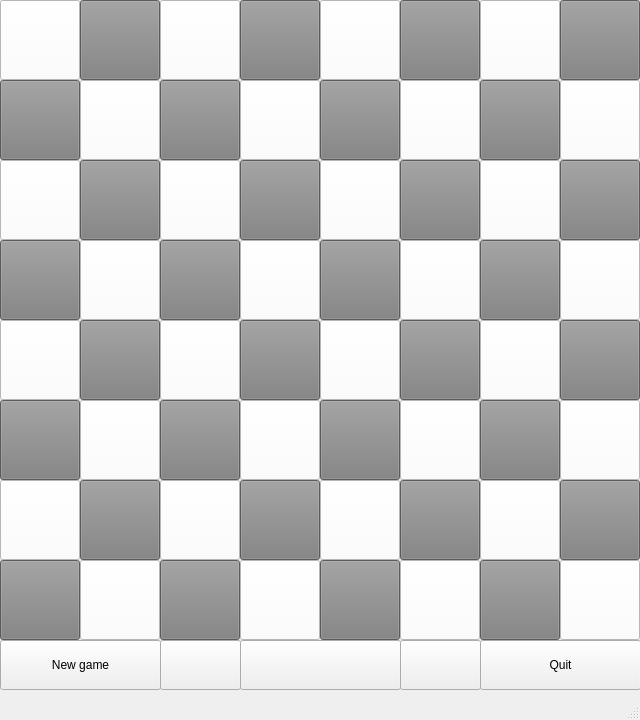
<?xml version="1.0" encoding="UTF-8"?>
<ui version="4.0">
 <class>MainWindow</class>
 <widget class="QMainWindow" name="MainWindow">
  <property name="geometry">
   <rect>
    <x>0</x>
    <y>0</y>
    <width>640</width>
    <height>720</height>
   </rect>
  </property>
  <property name="sizePolicy">
   <sizepolicy hsizetype="Fixed" vsizetype="Fixed">
    <horstretch>0</horstretch>
    <verstretch>0</verstretch>
   </sizepolicy>
  </property>
  <property name="minimumSize">
   <size>
    <width>640</width>
    <height>720</height>
   </size>
  </property>
  <property name="windowTitle">
   <string>MainWindow</string>
  </property>
  <widget class="QWidget" name="centralwidget">
   <widget class="QPushButton" name="Field_71">
    <property name="geometry">
     <rect>
      <x>80</x>
      <y>560</y>
      <width>80</width>
      <height>80</height>
     </rect>
    </property>
    <property name="styleSheet">
     <string notr="true">QPushButton {
 background-color: #FFFFFF;
}</string>
    </property>
    <property name="text">
     <string/>
    </property>
    <property name="iconSize">
     <size>
      <width>64</width>
      <height>64</height>
     </size>
    </property>
   </widget>
   <widget class="QPushButton" name="Field_70">
    <property name="geometry">
     <rect>
      <x>0</x>
      <y>560</y>
      <width>80</width>
      <height>80</height>
     </rect>
    </property>
    <property name="styleSheet">
     <string notr="true">QPushButton {
 background-color: #808080;
}
</string>
    </property>
    <property name="text">
     <string/>
    </property>
    <property name="iconSize">
     <size>
      <width>64</width>
      <height>64</height>
     </size>
    </property>
   </widget>
   <widget class="QPushButton" name="Field_72">
    <property name="geometry">
     <rect>
      <x>160</x>
      <y>560</y>
      <width>80</width>
      <height>80</height>
     </rect>
    </property>
    <property name="styleSheet">
     <string notr="true">QPushButton {
 background-color: #808080;
}
</string>
    </property>
    <property name="text">
     <string/>
    </property>
    <property name="iconSize">
     <size>
      <width>64</width>
      <height>64</height>
     </size>
    </property>
   </widget>
   <widget class="QPushButton" name="Field_73">
    <property name="geometry">
     <rect>
      <x>240</x>
      <y>560</y>
      <width>80</width>
      <height>80</height>
     </rect>
    </property>
    <property name="styleSheet">
     <string notr="true">QPushButton {
 background-color: #FFFFFF;
}</string>
    </property>
    <property name="text">
     <string/>
    </property>
    <property name="iconSize">
     <size>
      <width>64</width>
      <height>64</height>
     </size>
    </property>
   </widget>
   <widget class="QPushButton" name="Field_76">
    <property name="geometry">
     <rect>
      <x>480</x>
      <y>560</y>
      <width>80</width>
      <height>80</height>
     </rect>
    </property>
    <property name="styleSheet">
     <string notr="true">QPushButton {
 background-color: #808080;
}
</string>
    </property>
    <property name="text">
     <string/>
    </property>
    <property name="iconSize">
     <size>
      <width>64</width>
      <height>64</height>
     </size>
    </property>
   </widget>
   <widget class="QPushButton" name="Field_75">
    <property name="geometry">
     <rect>
      <x>400</x>
      <y>560</y>
      <width>80</width>
      <height>80</height>
     </rect>
    </property>
    <property name="styleSheet">
     <string notr="true">QPushButton {
 background-color: #FFFFFF;
}</string>
    </property>
    <property name="text">
     <string/>
    </property>
    <property name="iconSize">
     <size>
      <width>64</width>
      <height>64</height>
     </size>
    </property>
   </widget>
   <widget class="QPushButton" name="Field_77">
    <property name="geometry">
     <rect>
      <x>560</x>
      <y>560</y>
      <width>80</width>
      <height>80</height>
     </rect>
    </property>
    <property name="styleSheet">
     <string notr="true">QPushButton {
 background-color: #FFFFFF;
}</string>
    </property>
    <property name="text">
     <string/>
    </property>
    <property name="iconSize">
     <size>
      <width>64</width>
      <height>64</height>
     </size>
    </property>
   </widget>
   <widget class="QPushButton" name="Field_74">
    <property name="geometry">
     <rect>
      <x>320</x>
      <y>560</y>
      <width>80</width>
      <height>80</height>
     </rect>
    </property>
    <property name="styleSheet">
     <string notr="true">QPushButton {
 background-color: #808080;
}
</string>
    </property>
    <property name="text">
     <string/>
    </property>
    <property name="iconSize">
     <size>
      <width>64</width>
      <height>64</height>
     </size>
    </property>
   </widget>
   <widget class="QPushButton" name="Field_62">
    <property name="geometry">
     <rect>
      <x>160</x>
      <y>480</y>
      <width>80</width>
      <height>80</height>
     </rect>
    </property>
    <property name="styleSheet">
     <string notr="true">QPushButton {
 background-color: #FFFFFF;
}</string>
    </property>
    <property name="text">
     <string/>
    </property>
    <property name="iconSize">
     <size>
      <width>64</width>
      <height>64</height>
     </size>
    </property>
   </widget>
   <widget class="QPushButton" name="Field_65">
    <property name="geometry">
     <rect>
      <x>400</x>
      <y>480</y>
      <width>80</width>
      <height>80</height>
     </rect>
    </property>
    <property name="styleSheet">
     <string notr="true">QPushButton {
 background-color: #808080;
}
</string>
    </property>
    <property name="text">
     <string/>
    </property>
    <property name="iconSize">
     <size>
      <width>64</width>
      <height>64</height>
     </size>
    </property>
   </widget>
   <widget class="QPushButton" name="Field_60">
    <property name="geometry">
     <rect>
      <x>0</x>
      <y>480</y>
      <width>80</width>
      <height>80</height>
     </rect>
    </property>
    <property name="styleSheet">
     <string notr="true">QPushButton {
 background-color: #FFFFFF;
}</string>
    </property>
    <property name="text">
     <string/>
    </property>
    <property name="iconSize">
     <size>
      <width>64</width>
      <height>64</height>
     </size>
    </property>
   </widget>
   <widget class="QPushButton" name="Field_67">
    <property name="geometry">
     <rect>
      <x>560</x>
      <y>480</y>
      <width>80</width>
      <height>80</height>
     </rect>
    </property>
    <property name="styleSheet">
     <string notr="true">QPushButton {
 background-color: #808080;
}
</string>
    </property>
    <property name="text">
     <string/>
    </property>
    <property name="iconSize">
     <size>
      <width>64</width>
      <height>64</height>
     </size>
    </property>
   </widget>
   <widget class="QPushButton" name="Field_63">
    <property name="geometry">
     <rect>
      <x>240</x>
      <y>480</y>
      <width>80</width>
      <height>80</height>
     </rect>
    </property>
    <property name="styleSheet">
     <string notr="true">QPushButton {
 background-color: #808080;
}
</string>
    </property>
    <property name="text">
     <string/>
    </property>
    <property name="iconSize">
     <size>
      <width>64</width>
      <height>64</height>
     </size>
    </property>
   </widget>
   <widget class="QPushButton" name="Field_61">
    <property name="geometry">
     <rect>
      <x>80</x>
      <y>480</y>
      <width>80</width>
      <height>80</height>
     </rect>
    </property>
    <property name="styleSheet">
     <string notr="true">QPushButton {
 background-color: #808080;
}
</string>
    </property>
    <property name="text">
     <string/>
    </property>
    <property name="iconSize">
     <size>
      <width>64</width>
      <height>64</height>
     </size>
    </property>
   </widget>
   <widget class="QPushButton" name="Field_66">
    <property name="geometry">
     <rect>
      <x>480</x>
      <y>480</y>
      <width>80</width>
      <height>80</height>
     </rect>
    </property>
    <property name="styleSheet">
     <string notr="true">QPushButton {
 background-color: #FFFFFF;
}</string>
    </property>
    <property name="text">
     <string/>
    </property>
    <property name="iconSize">
     <size>
      <width>64</width>
      <height>64</height>
     </size>
    </property>
   </widget>
   <widget class="QPushButton" name="Field_64">
    <property name="geometry">
     <rect>
      <x>320</x>
      <y>480</y>
      <width>80</width>
      <height>80</height>
     </rect>
    </property>
    <property name="styleSheet">
     <string notr="true">QPushButton {
 background-color: #FFFFFF;
}</string>
    </property>
    <property name="text">
     <string/>
    </property>
    <property name="iconSize">
     <size>
      <width>64</width>
      <height>64</height>
     </size>
    </property>
   </widget>
   <widget class="QPushButton" name="Field_51">
    <property name="geometry">
     <rect>
      <x>80</x>
      <y>400</y>
      <width>80</width>
      <height>80</height>
     </rect>
    </property>
    <property name="styleSheet">
     <string notr="true">QPushButton {
 background-color: #FFFFFF;
}</string>
    </property>
    <property name="text">
     <string/>
    </property>
    <property name="iconSize">
     <size>
      <width>64</width>
      <height>64</height>
     </size>
    </property>
   </widget>
   <widget class="QPushButton" name="Field_53">
    <property name="geometry">
     <rect>
      <x>240</x>
      <y>400</y>
      <width>80</width>
      <height>80</height>
     </rect>
    </property>
    <property name="styleSheet">
     <string notr="true">QPushButton {
 background-color: #FFFFFF;
}</string>
    </property>
    <property name="text">
     <string/>
    </property>
    <property name="iconSize">
     <size>
      <width>64</width>
      <height>64</height>
     </size>
    </property>
   </widget>
   <widget class="QPushButton" name="Field_50">
    <property name="geometry">
     <rect>
      <x>0</x>
      <y>400</y>
      <width>80</width>
      <height>80</height>
     </rect>
    </property>
    <property name="styleSheet">
     <string notr="true">QPushButton {
 background-color: #808080;
}
</string>
    </property>
    <property name="text">
     <string/>
    </property>
    <property name="iconSize">
     <size>
      <width>64</width>
      <height>64</height>
     </size>
    </property>
   </widget>
   <widget class="QPushButton" name="Field_57">
    <property name="geometry">
     <rect>
      <x>560</x>
      <y>400</y>
      <width>80</width>
      <height>80</height>
     </rect>
    </property>
    <property name="styleSheet">
     <string notr="true">QPushButton {
 background-color: #FFFFFF;
}</string>
    </property>
    <property name="text">
     <string/>
    </property>
    <property name="iconSize">
     <size>
      <width>64</width>
      <height>64</height>
     </size>
    </property>
   </widget>
   <widget class="QPushButton" name="Field_56">
    <property name="geometry">
     <rect>
      <x>480</x>
      <y>400</y>
      <width>80</width>
      <height>80</height>
     </rect>
    </property>
    <property name="styleSheet">
     <string notr="true">QPushButton {
 background-color: #808080;
}
</string>
    </property>
    <property name="text">
     <string/>
    </property>
    <property name="iconSize">
     <size>
      <width>64</width>
      <height>64</height>
     </size>
    </property>
   </widget>
   <widget class="QPushButton" name="Field_55">
    <property name="geometry">
     <rect>
      <x>400</x>
      <y>400</y>
      <width>80</width>
      <height>80</height>
     </rect>
    </property>
    <property name="styleSheet">
     <string notr="true">QPushButton {
 background-color: #FFFFFF;
}</string>
    </property>
    <property name="text">
     <string/>
    </property>
    <property name="iconSize">
     <size>
      <width>64</width>
      <height>64</height>
     </size>
    </property>
   </widget>
   <widget class="QPushButton" name="Field_52">
    <property name="geometry">
     <rect>
      <x>160</x>
      <y>400</y>
      <width>80</width>
      <height>80</height>
     </rect>
    </property>
    <property name="styleSheet">
     <string notr="true">QPushButton {
 background-color: #808080;
}
</string>
    </property>
    <property name="text">
     <string/>
    </property>
    <property name="iconSize">
     <size>
      <width>64</width>
      <height>64</height>
     </size>
    </property>
   </widget>
   <widget class="QPushButton" name="Field_54">
    <property name="geometry">
     <rect>
      <x>320</x>
      <y>400</y>
      <width>80</width>
      <height>80</height>
     </rect>
    </property>
    <property name="styleSheet">
     <string notr="true">QPushButton {
 background-color: #808080;
}
</string>
    </property>
    <property name="text">
     <string/>
    </property>
    <property name="iconSize">
     <size>
      <width>64</width>
      <height>64</height>
     </size>
    </property>
   </widget>
   <widget class="QPushButton" name="Field_41">
    <property name="geometry">
     <rect>
      <x>80</x>
      <y>320</y>
      <width>80</width>
      <height>80</height>
     </rect>
    </property>
    <property name="styleSheet">
     <string notr="true">QPushButton {
 background-color: #808080;
}
</string>
    </property>
    <property name="text">
     <string/>
    </property>
    <property name="iconSize">
     <size>
      <width>64</width>
      <height>64</height>
     </size>
    </property>
   </widget>
   <widget class="QPushButton" name="Field_43">
    <property name="geometry">
     <rect>
      <x>240</x>
      <y>320</y>
      <width>80</width>
      <height>80</height>
     </rect>
    </property>
    <property name="styleSheet">
     <string notr="true">QPushButton {
 background-color: #808080;
}
</string>
    </property>
    <property name="text">
     <string/>
    </property>
    <property name="iconSize">
     <size>
      <width>64</width>
      <height>64</height>
     </size>
    </property>
   </widget>
   <widget class="QPushButton" name="Field_40">
    <property name="geometry">
     <rect>
      <x>0</x>
      <y>320</y>
      <width>80</width>
      <height>80</height>
     </rect>
    </property>
    <property name="styleSheet">
     <string notr="true">QPushButton {
 background-color: #FFFFFF;
}</string>
    </property>
    <property name="text">
     <string/>
    </property>
    <property name="iconSize">
     <size>
      <width>64</width>
      <height>64</height>
     </size>
    </property>
   </widget>
   <widget class="QPushButton" name="Field_47">
    <property name="geometry">
     <rect>
      <x>560</x>
      <y>320</y>
      <width>80</width>
      <height>80</height>
     </rect>
    </property>
    <property name="styleSheet">
     <string notr="true">QPushButton {
 background-color: #808080;
}
</string>
    </property>
    <property name="text">
     <string/>
    </property>
    <property name="iconSize">
     <size>
      <width>64</width>
      <height>64</height>
     </size>
    </property>
   </widget>
   <widget class="QPushButton" name="Field_46">
    <property name="geometry">
     <rect>
      <x>480</x>
      <y>320</y>
      <width>80</width>
      <height>80</height>
     </rect>
    </property>
    <property name="styleSheet">
     <string notr="true">QPushButton {
 background-color: #FFFFFF;
}</string>
    </property>
    <property name="text">
     <string/>
    </property>
    <property name="iconSize">
     <size>
      <width>64</width>
      <height>64</height>
     </size>
    </property>
   </widget>
   <widget class="QPushButton" name="Field_45">
    <property name="geometry">
     <rect>
      <x>400</x>
      <y>320</y>
      <width>80</width>
      <height>80</height>
     </rect>
    </property>
    <property name="styleSheet">
     <string notr="true">QPushButton {
 background-color: #808080;
}
</string>
    </property>
    <property name="text">
     <string/>
    </property>
    <property name="iconSize">
     <size>
      <width>64</width>
      <height>64</height>
     </size>
    </property>
   </widget>
   <widget class="QPushButton" name="Field_42">
    <property name="geometry">
     <rect>
      <x>160</x>
      <y>320</y>
      <width>80</width>
      <height>80</height>
     </rect>
    </property>
    <property name="styleSheet">
     <string notr="true">QPushButton {
 background-color: #FFFFFF;
}</string>
    </property>
    <property name="text">
     <string/>
    </property>
    <property name="iconSize">
     <size>
      <width>64</width>
      <height>64</height>
     </size>
    </property>
   </widget>
   <widget class="QPushButton" name="Field_44">
    <property name="geometry">
     <rect>
      <x>320</x>
      <y>320</y>
      <width>80</width>
      <height>80</height>
     </rect>
    </property>
    <property name="styleSheet">
     <string notr="true">QPushButton {
 background-color: #FFFFFF;
}</string>
    </property>
    <property name="text">
     <string/>
    </property>
    <property name="iconSize">
     <size>
      <width>64</width>
      <height>64</height>
     </size>
    </property>
   </widget>
   <widget class="QPushButton" name="Field_04">
    <property name="geometry">
     <rect>
      <x>320</x>
      <y>0</y>
      <width>80</width>
      <height>80</height>
     </rect>
    </property>
    <property name="styleSheet">
     <string notr="true">QPushButton {
 background-color: #FFFFFF;
}</string>
    </property>
    <property name="text">
     <string/>
    </property>
    <property name="iconSize">
     <size>
      <width>64</width>
      <height>64</height>
     </size>
    </property>
   </widget>
   <widget class="QPushButton" name="Field_25">
    <property name="geometry">
     <rect>
      <x>400</x>
      <y>160</y>
      <width>80</width>
      <height>80</height>
     </rect>
    </property>
    <property name="styleSheet">
     <string notr="true">QPushButton {
 background-color: #808080;
}
</string>
    </property>
    <property name="text">
     <string/>
    </property>
    <property name="iconSize">
     <size>
      <width>64</width>
      <height>64</height>
     </size>
    </property>
   </widget>
   <widget class="QPushButton" name="Field_22">
    <property name="geometry">
     <rect>
      <x>160</x>
      <y>160</y>
      <width>80</width>
      <height>80</height>
     </rect>
    </property>
    <property name="styleSheet">
     <string notr="true">QPushButton {
 background-color: #FFFFFF;
}</string>
    </property>
    <property name="text">
     <string/>
    </property>
    <property name="iconSize">
     <size>
      <width>64</width>
      <height>64</height>
     </size>
    </property>
   </widget>
   <widget class="QPushButton" name="Field_17">
    <property name="geometry">
     <rect>
      <x>560</x>
      <y>80</y>
      <width>80</width>
      <height>80</height>
     </rect>
    </property>
    <property name="styleSheet">
     <string notr="true">QPushButton {
 background-color: #FFFFFF;
}</string>
    </property>
    <property name="text">
     <string/>
    </property>
    <property name="iconSize">
     <size>
      <width>64</width>
      <height>64</height>
     </size>
    </property>
   </widget>
   <widget class="QPushButton" name="Field_11">
    <property name="geometry">
     <rect>
      <x>80</x>
      <y>80</y>
      <width>80</width>
      <height>80</height>
     </rect>
    </property>
    <property name="styleSheet">
     <string notr="true">QPushButton {
 background-color: #FFFFFF;
}</string>
    </property>
    <property name="text">
     <string/>
    </property>
    <property name="iconSize">
     <size>
      <width>64</width>
      <height>64</height>
     </size>
    </property>
   </widget>
   <widget class="QPushButton" name="Field_13">
    <property name="geometry">
     <rect>
      <x>240</x>
      <y>80</y>
      <width>80</width>
      <height>80</height>
     </rect>
    </property>
    <property name="styleSheet">
     <string notr="true">QPushButton {
 background-color: #FFFFFF;
}</string>
    </property>
    <property name="text">
     <string/>
    </property>
    <property name="iconSize">
     <size>
      <width>64</width>
      <height>64</height>
     </size>
    </property>
   </widget>
   <widget class="QPushButton" name="Field_12">
    <property name="geometry">
     <rect>
      <x>160</x>
      <y>80</y>
      <width>80</width>
      <height>80</height>
     </rect>
    </property>
    <property name="styleSheet">
     <string notr="true">QPushButton {
 background-color: #808080;
}
</string>
    </property>
    <property name="text">
     <string/>
    </property>
    <property name="iconSize">
     <size>
      <width>64</width>
      <height>64</height>
     </size>
    </property>
   </widget>
   <widget class="QPushButton" name="Field_35">
    <property name="geometry">
     <rect>
      <x>400</x>
      <y>240</y>
      <width>80</width>
      <height>80</height>
     </rect>
    </property>
    <property name="styleSheet">
     <string notr="true">QPushButton {
 background-color: #FFFFFF;
}</string>
    </property>
    <property name="text">
     <string/>
    </property>
    <property name="iconSize">
     <size>
      <width>64</width>
      <height>64</height>
     </size>
    </property>
   </widget>
   <widget class="QPushButton" name="Field_06">
    <property name="geometry">
     <rect>
      <x>480</x>
      <y>0</y>
      <width>80</width>
      <height>80</height>
     </rect>
    </property>
    <property name="styleSheet">
     <string notr="true">QPushButton {
 background-color: #FFFFFF;
}</string>
    </property>
    <property name="text">
     <string/>
    </property>
    <property name="iconSize">
     <size>
      <width>64</width>
      <height>64</height>
     </size>
    </property>
   </widget>
   <widget class="QPushButton" name="Field_20">
    <property name="geometry">
     <rect>
      <x>0</x>
      <y>160</y>
      <width>80</width>
      <height>80</height>
     </rect>
    </property>
    <property name="styleSheet">
     <string notr="true">QPushButton {
 background-color: #FFFFFF;
}</string>
    </property>
    <property name="text">
     <string/>
    </property>
    <property name="iconSize">
     <size>
      <width>64</width>
      <height>64</height>
     </size>
    </property>
   </widget>
   <widget class="QPushButton" name="Field_02">
    <property name="geometry">
     <rect>
      <x>160</x>
      <y>0</y>
      <width>80</width>
      <height>80</height>
     </rect>
    </property>
    <property name="styleSheet">
     <string notr="true">QPushButton {
 background-color: #FFFFFF;
}</string>
    </property>
    <property name="text">
     <string/>
    </property>
    <property name="iconSize">
     <size>
      <width>64</width>
      <height>64</height>
     </size>
    </property>
   </widget>
   <widget class="QPushButton" name="Field_21">
    <property name="geometry">
     <rect>
      <x>80</x>
      <y>160</y>
      <width>80</width>
      <height>80</height>
     </rect>
    </property>
    <property name="styleSheet">
     <string notr="true">QPushButton {
 background-color: #808080;
}
</string>
    </property>
    <property name="text">
     <string/>
    </property>
    <property name="iconSize">
     <size>
      <width>64</width>
      <height>64</height>
     </size>
    </property>
   </widget>
   <widget class="QPushButton" name="Field_33">
    <property name="geometry">
     <rect>
      <x>240</x>
      <y>240</y>
      <width>80</width>
      <height>80</height>
     </rect>
    </property>
    <property name="styleSheet">
     <string notr="true">QPushButton {
 background-color: #FFFFFF;
}</string>
    </property>
    <property name="text">
     <string/>
    </property>
    <property name="iconSize">
     <size>
      <width>64</width>
      <height>64</height>
     </size>
    </property>
   </widget>
   <widget class="QPushButton" name="Field_10">
    <property name="geometry">
     <rect>
      <x>0</x>
      <y>80</y>
      <width>80</width>
      <height>80</height>
     </rect>
    </property>
    <property name="styleSheet">
     <string notr="true">QPushButton {
 background-color: #808080;
}
</string>
    </property>
    <property name="text">
     <string/>
    </property>
    <property name="iconSize">
     <size>
      <width>64</width>
      <height>64</height>
     </size>
    </property>
   </widget>
   <widget class="QPushButton" name="Field_14">
    <property name="geometry">
     <rect>
      <x>320</x>
      <y>80</y>
      <width>80</width>
      <height>80</height>
     </rect>
    </property>
    <property name="styleSheet">
     <string notr="true">QPushButton {
 background-color: #808080;
}
</string>
    </property>
    <property name="text">
     <string/>
    </property>
    <property name="iconSize">
     <size>
      <width>64</width>
      <height>64</height>
     </size>
    </property>
   </widget>
   <widget class="QPushButton" name="Field_32">
    <property name="geometry">
     <rect>
      <x>160</x>
      <y>240</y>
      <width>80</width>
      <height>80</height>
     </rect>
    </property>
    <property name="styleSheet">
     <string notr="true">QPushButton {
 background-color: #808080;
}
</string>
    </property>
    <property name="text">
     <string/>
    </property>
    <property name="iconSize">
     <size>
      <width>64</width>
      <height>64</height>
     </size>
    </property>
   </widget>
   <widget class="QPushButton" name="Field_01">
    <property name="geometry">
     <rect>
      <x>80</x>
      <y>0</y>
      <width>80</width>
      <height>80</height>
     </rect>
    </property>
    <property name="styleSheet">
     <string notr="true">QPushButton {
 background-color: #808080;
}
</string>
    </property>
    <property name="text">
     <string/>
    </property>
    <property name="iconSize">
     <size>
      <width>64</width>
      <height>64</height>
     </size>
    </property>
   </widget>
   <widget class="QPushButton" name="Field_23">
    <property name="geometry">
     <rect>
      <x>240</x>
      <y>160</y>
      <width>80</width>
      <height>80</height>
     </rect>
    </property>
    <property name="styleSheet">
     <string notr="true">QPushButton {
 background-color: #808080;
}
</string>
    </property>
    <property name="text">
     <string/>
    </property>
    <property name="iconSize">
     <size>
      <width>64</width>
      <height>64</height>
     </size>
    </property>
   </widget>
   <widget class="QPushButton" name="Field_24">
    <property name="geometry">
     <rect>
      <x>320</x>
      <y>160</y>
      <width>80</width>
      <height>80</height>
     </rect>
    </property>
    <property name="styleSheet">
     <string notr="true">QPushButton {
 background-color: #FFFFFF;
}</string>
    </property>
    <property name="text">
     <string/>
    </property>
    <property name="iconSize">
     <size>
      <width>64</width>
      <height>64</height>
     </size>
    </property>
   </widget>
   <widget class="QPushButton" name="Field_26">
    <property name="geometry">
     <rect>
      <x>480</x>
      <y>160</y>
      <width>80</width>
      <height>80</height>
     </rect>
    </property>
    <property name="styleSheet">
     <string notr="true">QPushButton {
 background-color: #FFFFFF;
}</string>
    </property>
    <property name="text">
     <string/>
    </property>
    <property name="iconSize">
     <size>
      <width>64</width>
      <height>64</height>
     </size>
    </property>
   </widget>
   <widget class="QPushButton" name="Field_07">
    <property name="geometry">
     <rect>
      <x>560</x>
      <y>0</y>
      <width>80</width>
      <height>80</height>
     </rect>
    </property>
    <property name="styleSheet">
     <string notr="true">QPushButton {
 background-color: #808080;
}
</string>
    </property>
    <property name="text">
     <string/>
    </property>
    <property name="iconSize">
     <size>
      <width>64</width>
      <height>64</height>
     </size>
    </property>
   </widget>
   <widget class="QPushButton" name="Field_00">
    <property name="geometry">
     <rect>
      <x>0</x>
      <y>0</y>
      <width>80</width>
      <height>80</height>
     </rect>
    </property>
    <property name="styleSheet">
     <string notr="true">QPushButton {
 background-color: #FFFFFF;
}</string>
    </property>
    <property name="text">
     <string/>
    </property>
    <property name="iconSize">
     <size>
      <width>64</width>
      <height>64</height>
     </size>
    </property>
   </widget>
   <widget class="QPushButton" name="Field_36">
    <property name="geometry">
     <rect>
      <x>480</x>
      <y>240</y>
      <width>80</width>
      <height>80</height>
     </rect>
    </property>
    <property name="styleSheet">
     <string notr="true">QPushButton {
 background-color: #808080;
}
</string>
    </property>
    <property name="text">
     <string/>
    </property>
    <property name="iconSize">
     <size>
      <width>64</width>
      <height>64</height>
     </size>
    </property>
   </widget>
   <widget class="QPushButton" name="Field_27">
    <property name="geometry">
     <rect>
      <x>560</x>
      <y>160</y>
      <width>80</width>
      <height>80</height>
     </rect>
    </property>
    <property name="styleSheet">
     <string notr="true">QPushButton {
 background-color: #808080;
}
</string>
    </property>
    <property name="text">
     <string/>
    </property>
    <property name="iconSize">
     <size>
      <width>64</width>
      <height>64</height>
     </size>
    </property>
   </widget>
   <widget class="QPushButton" name="Field_37">
    <property name="geometry">
     <rect>
      <x>560</x>
      <y>240</y>
      <width>80</width>
      <height>80</height>
     </rect>
    </property>
    <property name="styleSheet">
     <string notr="true">QPushButton {
 background-color: #FFFFFF;
}</string>
    </property>
    <property name="text">
     <string/>
    </property>
    <property name="iconSize">
     <size>
      <width>64</width>
      <height>64</height>
     </size>
    </property>
   </widget>
   <widget class="QPushButton" name="Field_05">
    <property name="geometry">
     <rect>
      <x>400</x>
      <y>0</y>
      <width>80</width>
      <height>80</height>
     </rect>
    </property>
    <property name="styleSheet">
     <string notr="true">QPushButton {
 background-color: #808080;
}
</string>
    </property>
    <property name="text">
     <string/>
    </property>
    <property name="iconSize">
     <size>
      <width>64</width>
      <height>64</height>
     </size>
    </property>
   </widget>
   <widget class="QPushButton" name="Field_30">
    <property name="geometry">
     <rect>
      <x>0</x>
      <y>240</y>
      <width>80</width>
      <height>80</height>
     </rect>
    </property>
    <property name="styleSheet">
     <string notr="true">QPushButton {
 background-color: #808080;
}
</string>
    </property>
    <property name="text">
     <string/>
    </property>
    <property name="iconSize">
     <size>
      <width>64</width>
      <height>64</height>
     </size>
    </property>
   </widget>
   <widget class="QPushButton" name="Field_16">
    <property name="geometry">
     <rect>
      <x>480</x>
      <y>80</y>
      <width>80</width>
      <height>80</height>
     </rect>
    </property>
    <property name="styleSheet">
     <string notr="true">QPushButton {
 background-color: #808080;
}
</string>
    </property>
    <property name="text">
     <string/>
    </property>
    <property name="iconSize">
     <size>
      <width>64</width>
      <height>64</height>
     </size>
    </property>
   </widget>
   <widget class="QPushButton" name="Field_31">
    <property name="geometry">
     <rect>
      <x>80</x>
      <y>240</y>
      <width>80</width>
      <height>80</height>
     </rect>
    </property>
    <property name="styleSheet">
     <string notr="true">QPushButton {
 background-color: #FFFFFF;
}</string>
    </property>
    <property name="text">
     <string/>
    </property>
    <property name="iconSize">
     <size>
      <width>64</width>
      <height>64</height>
     </size>
    </property>
   </widget>
   <widget class="QPushButton" name="Field_03">
    <property name="geometry">
     <rect>
      <x>240</x>
      <y>0</y>
      <width>80</width>
      <height>80</height>
     </rect>
    </property>
    <property name="styleSheet">
     <string notr="true">QPushButton {
 background-color: #808080;
}
</string>
    </property>
    <property name="text">
     <string/>
    </property>
    <property name="iconSize">
     <size>
      <width>64</width>
      <height>64</height>
     </size>
    </property>
   </widget>
   <widget class="QPushButton" name="Field_15">
    <property name="geometry">
     <rect>
      <x>400</x>
      <y>80</y>
      <width>80</width>
      <height>80</height>
     </rect>
    </property>
    <property name="styleSheet">
     <string notr="true">QPushButton {
 background-color: #FFFFFF;
}</string>
    </property>
    <property name="text">
     <string/>
    </property>
    <property name="iconSize">
     <size>
      <width>64</width>
      <height>64</height>
     </size>
    </property>
   </widget>
   <widget class="QPushButton" name="Field_34">
    <property name="geometry">
     <rect>
      <x>320</x>
      <y>240</y>
      <width>80</width>
      <height>80</height>
     </rect>
    </property>
    <property name="styleSheet">
     <string notr="true">QPushButton {
 background-color: #808080;
}
</string>
    </property>
    <property name="text">
     <string/>
    </property>
    <property name="iconSize">
     <size>
      <width>64</width>
      <height>64</height>
     </size>
    </property>
   </widget>
   <widget class="QToolButton" name="NewGame">
    <property name="geometry">
     <rect>
      <x>0</x>
      <y>640</y>
      <width>161</width>
      <height>50</height>
     </rect>
    </property>
    <property name="text">
     <string>New game</string>
    </property>
   </widget>
   <widget class="QToolButton" name="Quit">
    <property name="geometry">
     <rect>
      <x>480</x>
      <y>640</y>
      <width>161</width>
      <height>50</height>
     </rect>
    </property>
    <property name="text">
     <string>Quit</string>
    </property>
   </widget>
   <widget class="QToolButton" name="Turn">
    <property name="geometry">
     <rect>
      <x>240</x>
      <y>640</y>
      <width>161</width>
      <height>50</height>
     </rect>
    </property>
    <property name="text">
     <string/>
    </property>
    <property name="icon">
     <iconset resource="qtresourceexample.qrc">
      <normaloff>:/img/right_arrow_white.png</normaloff>:/img/right_arrow_white.png</iconset>
    </property>
    <property name="iconSize">
     <size>
      <width>48</width>
      <height>48</height>
     </size>
    </property>
   </widget>
   <widget class="QToolButton" name="TurnBlack">
    <property name="geometry">
     <rect>
      <x>160</x>
      <y>640</y>
      <width>81</width>
      <height>50</height>
     </rect>
    </property>
    <property name="text">
     <string/>
    </property>
    <property name="icon">
     <iconset resource="qtresourceexample.qrc">
      <normaloff>:/img/pawn.png</normaloff>:/img/pawn.png</iconset>
    </property>
    <property name="iconSize">
     <size>
      <width>48</width>
      <height>48</height>
     </size>
    </property>
   </widget>
   <widget class="QToolButton" name="TurnWhite">
    <property name="geometry">
     <rect>
      <x>400</x>
      <y>640</y>
      <width>81</width>
      <height>50</height>
     </rect>
    </property>
    <property name="text">
     <string/>
    </property>
    <property name="icon">
     <iconset resource="qtresourceexample.qrc">
      <normaloff>:/img/pawn_white.png</normaloff>:/img/pawn_white.png</iconset>
    </property>
    <property name="iconSize">
     <size>
      <width>48</width>
      <height>48</height>
     </size>
    </property>
   </widget>
  </widget>
  <widget class="QMenuBar" name="menubar">
   <property name="geometry">
    <rect>
     <x>0</x>
     <y>0</y>
     <width>640</width>
     <height>22</height>
    </rect>
   </property>
  </widget>
  <widget class="QStatusBar" name="statusbar"/>
 </widget>
 <resources>
  <include location="qtresourceexample.qrc"/>
 </resources>
 <connections/>
</ui>
